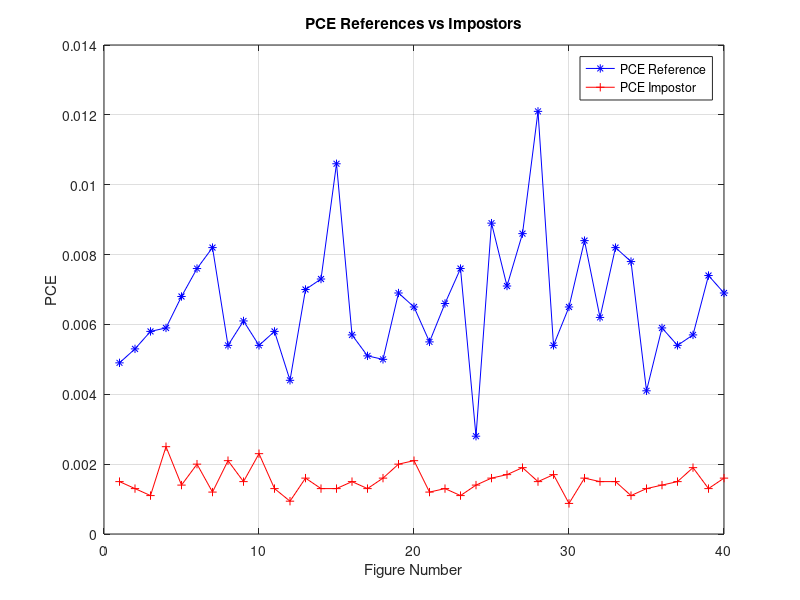
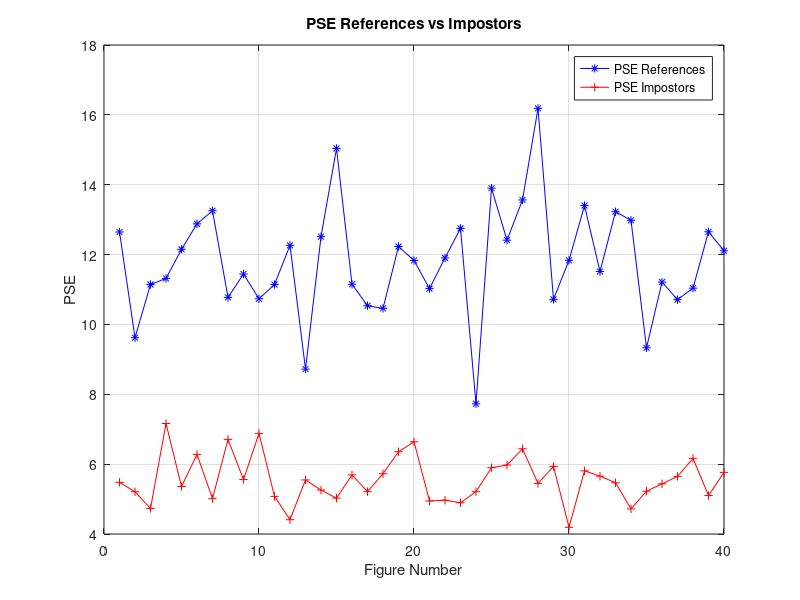

The MATLAB source for these figures, in order:
%Ploting of PSE and PCE values
%These plots are for the first form of calculating the values, that is 
% you select a test image (either impostor or an actual ref) and calculate
% these values for the TOTAL correlation plane, then you do the same for another test and so on. 
clear all;
close all;
clf; clc;
path=addpath('C:\Users\Lucho xD\Desktop\Eighth Semester\Measures in Optics and Acoustics\Idea 1 proyecto\Image_Database\Sample4');
path2=addpath('C:\Users\Lucho xD\Desktop\Eighth Semester\Measures in Optics and Acoustics\Idea 1 proyecto\Impostor3');
%READING AL PNG FILES
read_files= dir('C:\Users\Lucho xD\Desktop\Eighth Semester\Measures in Optics and Acoustics\Idea 1 proyecto\Image_Database\Sample4\*.png'); 
read_files2= dir('C:\Users\Lucho xD\Desktop\Eighth Semester\Measures in Optics and Acoustics\Idea 1 proyecto\Impostor3\*.png'); 

%x=1:length(read_files2);
x=1:40;
%%%%%%%%%%%%%%%%%%%%%%%%
%PCE PLOTS
PCE_ref_values=[0.0049 0.0053 0.0058 0.0059 0.0068 0.0076 0.0082 0.0054 0.0061 0.0054 0.0058 0.0044 0.0070 0.0073 0.0106 0.0057 0.0051 0.0050 0.0069 0.0065 0.0055 0.0066 0.0076 0.0028 0.0089 0.0071 0.0086 0.0121 0.0054 0.0065 0.0084 0.0062 0.0082 0.0078 0.0041 0.0059 0.0054 0.0057 0.0074 0.0069];
PCE_false_values=[0.0015 0.0013 0.0011 0.0025 0.0014 0.0020 0.0012 0.0021 0.0015 0.0023 0.0013 9.3971e-04 0.0016 0.0013 0.0013 0.0015 0.0013 0.0016 0.0020 0.0021 0.0012  0.0013 0.0011 0.0014 0.0016 0.0017 0.0019 0.0015 0.0017 8.7534e-04 0.0016 0.0015 0.0015 0.0011 0.0013 0.0014 0.0015 0.0019 0.0013 0.0016];%Impostor 3
figure(1);plot(x,PCE_ref_values,'*-b',x,PCE_false_values,'+-r')
xlabel('Figure Number')
ylabel('PCE')
title('PCE References vs Impostors')
legend('PCE Reference','PCE Impostor') 
grid on

%%%%%%%%%%%%%%%%%%%%%%%%%%%
%PSE PLOTS

%PSE_ref_values=[6.5395 6.9235 6.8435 7.0768 7.3768 8.1241 7.6047 6.4640 6.8486 6.3922 6.5485 5.9925 7.3260 7.6241 9.2054 7.4717 7.2875 7.2493 8.1298 7.4196 7.7415 7.7461 7.9330 5.0018 8.7519 7.5464 8.0134 9.8108 6.6494 7.3350];
%PSE_false_values=[3.9713 4.2585 4.3280 4.9388 4.1446 4.0861 3.6568 5.0613 4.2929 4.9459 0 3.2388 3.8155 4.3575 4.5035 4.1064 4.1399 4.4890 4.2934 5.0995 3.6809 3.8815 3.6916 4.0841 4.7686 4.3317 5.3885 3.9536 4.1823 3.0945];%Impostor3

PSE_ref_values=[12.6470 9.6195 11.1432 11.3163 12.1510 12.8797 13.2552 10.7740 11.4426 10.7339 11.1421 12.2648 8.7213 12.5130 15.0380 11.1500 10.5369 10.4581 12.2304 11.8311 11.0248 11.9045 12.7478 7.7272 13.9015 12.4124 13.5637 16.1859 10.7173 11.8346 13.4034 11.5135 13.2270 12.9814 9.3305 11.2120 10.7107 11.0380 12.6521 12.1089];
PSE_false_values=[5.4798 5.2094 4.7303 7.1636 5.3599 6.2784 5.0116 6.7104 5.5588 6.8813 5.0775 4.4092 5.5483 5.2586 5.0266 5.6914 5.2122 5.7265 6.3560 6.6407 4.9468 4.9677 4.8940 5.2124 5.8992 5.9736 6.4407 5.4471 5.9355 4.1912 5.8090 5.6559 5.4671 4.7189 5.2266 5.4355 5.6492 6.1659 5.1010 5.7643];%Impostor3
x2=1:40;
figure(2);plot(x2,PSE_ref_values,'-*b',x2,PSE_false_values,'+-r')
xlabel('Figure Number')
ylabel('PSE')
title('PSE References vs Impostors')
legend('PSE References','PSE Impostors')
grid on